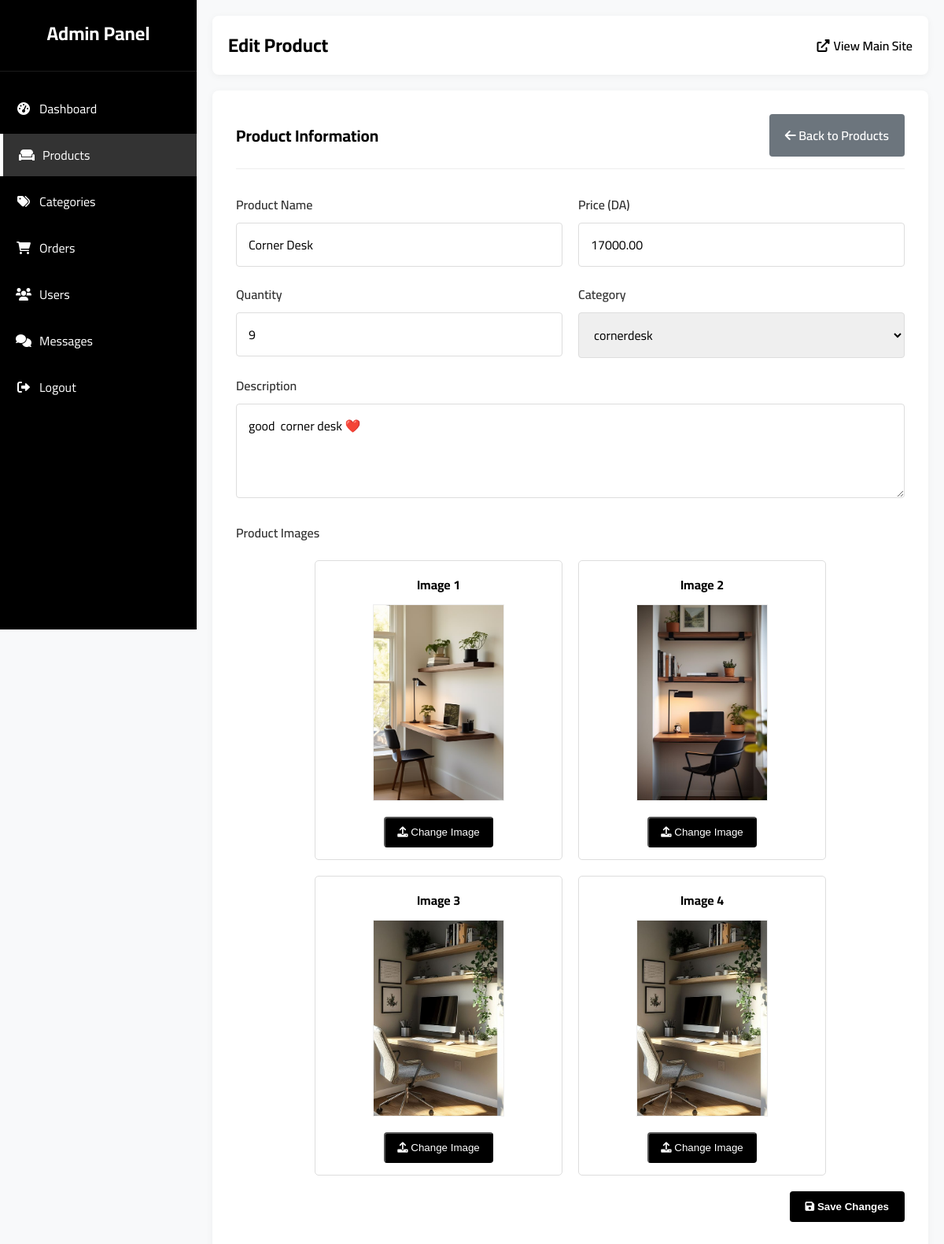
Page /admin_edit_product.php?id=49 on the committed database.
### tables this page shows
CREATE TABLE `products` (
  `product_id` int(11) NOT NULL,
  `product_name` varchar(255) NOT NULL,
  `product_price` decimal(10,2) NOT NULL,
  `product_description` text DEFAULT NULL,
  `product_image` varchar(255) NOT NULL,
  `category` varchar(100) NOT NULL,
  `created_at` timestamp NOT NULL DEFAULT current_timestamp(),
  `product_image2` varchar(255) DEFAULT NULL,
  `product_image3` varchar(255) DEFAULT NULL,
  `product_image4` varchar(255) DEFAULT NULL,
  `product_quantity` int(11) NOT NULL DEFAULT 10
);

### admin_edit_product.php (the view, shortened to what this page needs)
<?php
include('connection.php');
$product_id = (int)$_GET['id'];
$query = "SELECT * FROM products WHERE product_id = ?";
$stmt = $conn->prepare($query);
$stmt->bind_param("i", $product_id);
$stmt->execute();
$result = $stmt->get_result();
$product = $result->fetch_assoc();
$categories = [
    'accentchair',
    'bedframe',
    'coffeetables',
    'cornerdesk',
    'desk',
    'diningtables',
    'dresser',
    'officechair',
    'rectangle',
    'round',
    'sofas',
    'square',
    'sidetable'
];
?>
<!DOCTYPE html>
<html lang="en">
<head>
    <link rel="stylesheet" href="https://cdnjs.cloudflare.com/ajax/libs/font-awesome/6.0.0/css/all.min.css">
    <link rel="stylesheet" href="admin_styles.css">
</head>
<body>
<div class="admin-container">
    <aside class="admin-sidebar">
        <div class="sidebar-header">
            <h2>Admin Panel</h2>
        </div>
        <ul class="sidebar-menu">
            <li>
                <a href="dashaboard.php">
                    <i class="fas fa-tachometer-alt"></i>
                    <span>Dashboard</span>
                </a>
            </li>
            <li>
                <a href="admin_products.php" class="active">
                    <i class="fas fa-couch"></i>
                    <span>Products</span>
                </a>
            </li>
            <li>
                <a href="admin_categories.php">
                    <i class="fas fa-tags"></i>
                    <span>Categories</span>
                </a>
            </li>
            <li>
                <a href="admin_orders.php">
                    <i class="fas fa-shopping-cart"></i>
                    <span>Orders</span>
                </a>
            </li>
            <li>
                <a href="admin_users.php">
                    <i class="fas fa-users"></i>
                    <span>Users</span>
                </a>
            </li>
            <li>
                <a href="admin_messages.php">
                    <i class="fas fa-comments"></i>
                    <span>Messages</span>
                </a>
            </li>
            <li>
                <a href="admin.php?logout=1" class="logout-btn" onclick="return confirm('Are you sure you want to logout?')">
                    <i class="fas fa-sign-out-alt"></i>
                    <span>Logout</span>
                </a>
            </li>
        </ul>
    </aside>
    <main class="admin-content">
        <div class="admin-header">
            <h1>Edit Product</h1>
            <a href="index.php" class="back-to-site">
                <i class="fas fa-external-link-alt"></i> View Main Site
            </a>
        </div>
        <div class="edit-form-container">
            <div class="form-header">
                <h2>Product Information</h2>
                <a href="admin_products.php" class="btn btn-secondary">
                    <i class="fas fa-arrow-left"></i> Back to Products
                </a>
            </div>
            <form action="" method="POST" enctype="multipart/form-data">
                <div class="two-columns">
                    <div class="form-group">
                        <label for="name">Product Name</label>
                        <input type="text" id="name" name="name" class="form-control"
                               value="<?php echo htmlspecialchars($product['product_name']); ?>" required>
                    </div>
                    <div class="form-group">
                        <label for="price">Price (DA)</label>
                        <input type="number" id="price" name="price" class="form-control"
                               value="<?php echo htmlspecialchars($product['product_price']); ?>" step="0.01" min="0" required>
                    </div>
                </div>
                <div class="two-columns">
                    <div class="form-group">
                        <label for="quantity">Quantity</label>
                        <input type="number" id="quantity" name="quantity" class="form-control"
                               value="<?php echo htmlspecialchars($product['product_quantity']); ?>" min="0" required>
                    </div>
                    <div class="form-group">
                        <label for="category">Category</label>
                        <select id="category" name="category" class="form-control" required>
                            <?php foreach ($categories as $cat): ?>
                                <option value="<?php echo htmlspecialchars($cat); ?>"
                                    <?php echo ($cat == $product['category']) ? 'selected' : ''; ?>>
                                    <?php echo htmlspecialchars($cat); ?>
                                </option>
                            <?php endforeach; ?>
                        </select>
                    </div>
                </div>
                <div class="form-group">
                    <label for="description">Description</label>
                    <textarea id="description" name="description" class="form-control"><?php echo htmlspecialchars($product['product_description']); ?></textarea>
                </div>
                <div class="form-group">
                    <label>Product Images</label>
                    <div class="image-preview-container">
                        <?php for ($i = 1; $i <= 4; $i++): ?>
                            <?php $image_field = 'product_image' . ($i > 1 ? $i : ''); ?>
                            <div class="image-preview-box">
                                <h4>Image <?php echo $i; ?></h4>
                                <?php if (!empty($product[$image_field])): ?>
                                    <img src="assets/imgs/<?php echo $product[$image_field]; ?>"
                                         alt="Product image <?php echo $i; ?>" style="max-width: 100%; margin-bottom: 10px;">
                                <?php endif; ?>
                                <div class="file-input-wrapper">
                                    <button type="button" class="file-input-btn">
                                        <i class="fas fa-upload"></i> <?php echo !empty($product[$image_field]) ? 'Change' : 'Upload'; ?> Image
                                    </button>
                                </div>
                            </div>
                        <?php endfor; ?>
                    </div>
                </div>
                <div class="form-group" style="text-align: right;">
                    <button type="submit" class="btn btn-primary">
                        <i class="fas fa-save"></i> Save Changes
                    </button>
                </div>
            </form>
        </div>
    </main>
</body>
</html>

### admin_styles.css (style rules this page uses)
:root { --sidebar-width: 250px; --header-height: 60px; --primary-color: #000; --secondary-color: #f8f9fa; --accent-color: #333; --text-color: #333; --light-text: #666; --danger-color: #dc3545; --warning-color: #ffc107; --success-color: #28a745; --info-color: #17a2b8; }
* { margin: 0; padding: 0; box-sizing: border-box; }
body { font-family: 'Cairo', sans-serif; background-color: var(--secondary-color); color: var(--text-color); min-height: 100vh; }
.admin-container { display: flex; min-height: 100vh; }
.admin-sidebar { width: var(--sidebar-width); background-color: var(--primary-color); color: white; position: fixed; height: 100vh; overflow-y: auto; transition: all 0.3s ease; z-index: 1000; }
.sidebar-header { padding: 20px; text-align: center; border-bottom: 1px solid rgba(255, 255, 255, 0.1); }
.sidebar-header h2 { font-size: 1.5rem; margin-bottom: 5px; }
.sidebar-menu { list-style: none; padding: 20px 0; }
.sidebar-menu li { margin-bottom: 5px; }
.sidebar-menu a { display: flex; align-items: center; padding: 12px 20px; color: white; text-decoration: none; transition: all 0.3s ease; }
.sidebar-menu a.active { background-color: rgba(255, 255, 255, 0.2); border-left: 4px solid white; }
.sidebar-menu i { margin-right: 10px; width: 20px; text-align: center; }
.admin-content { flex: 1; margin-left: var(--sidebar-width); padding: 20px; }
.admin-header { display: flex; justify-content: space-between; align-items: center; margin-bottom: 30px; }
.admin-header h1 { font-size: 1.8rem; font-weight: 700; }

### rows in the picture
products: name "Corner Desk", price "17000.00", quantity "9", category "cornerdesk", description "good corner desk ❤️", product_image (picture), product_image2 (picture), product_image3 (picture), product_image4 (picture)
